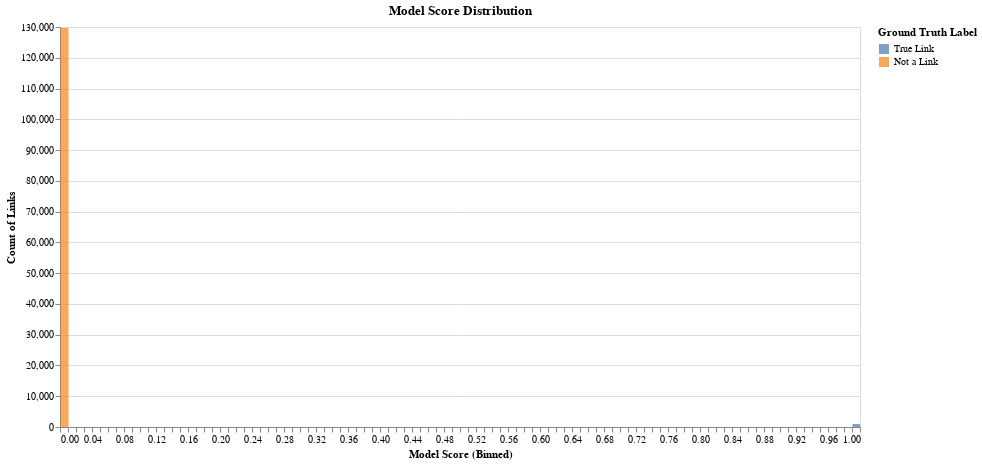

The cell this chart's notebook holds for it:
### Markdown cell above
### Model Score Distribution

### Code cell
tutorial.plot_model_score_distribution(df_predictions)

### Figure 1 — Vega-Lite specification as saved in the notebook (floating-point values rounded to 4 significant figures)
{"config": {"view": {"continuousWidth": 400, "continuousHeight": 300}}, "data": {"name": "data-67efdaaf2d688c46b3d862c8d176fe75"}, "mark": {"type": "bar", "binSpacing": 0, "opacity": 0.7}, "encoding": {"color": {"type": "nominal", "field": "ground_truth", "legend": {"title": "Ground Truth Label"}, "scale": {"domain": ["True Link", "Not a Link"], "scheme": "tableau10"}}, "opacity": {"condition": {"value": 0.7, "selection": "selector003"}, "value": 0.2}, "tooltip": [{"type": "quantitative", "field": "model_score", "title": "Model Score"}, {"type": "nominal", "field": "ground_truth", "title": "Ground Truth"}, {"type": "quantitative", "field": "count", "title": "Count of Links"}], "x": {"type": "quantitative", "axis": {"tickCount": 5, "title": "Model Score (Binned)"}, "bin": {"extent": [0, 1], "step": 0.01}, "field": "model_score"}, "y": {"type": "quantitative", "axis": {"title": "Count of Links"}, "field": "count", "stack": null}}, "height": 400, "selection": {"selector003": {"type": "multi", "fields": ["ground_truth"], "bind": "legend"}, "selector004": {"type": "interval", "bind": "scales", "encodings": ["x", "y"]}}, "title": "Model Score Distribution", "width": 800, "$schema": "https://vega.github.io/schema/vega-lite/v4.8.1.json", "datasets": {"data-67efdaaf2d688c46b3d862c8d176fe75": [{"model_score": 0.0, "ground_truth": "Not a Link", "count": 129718}, {"model_score": 0.88, "ground_truth": "True Link", "count": 1}, {"model_score": 1.0, "ground_truth": "True Link", "count": 999}]}}
